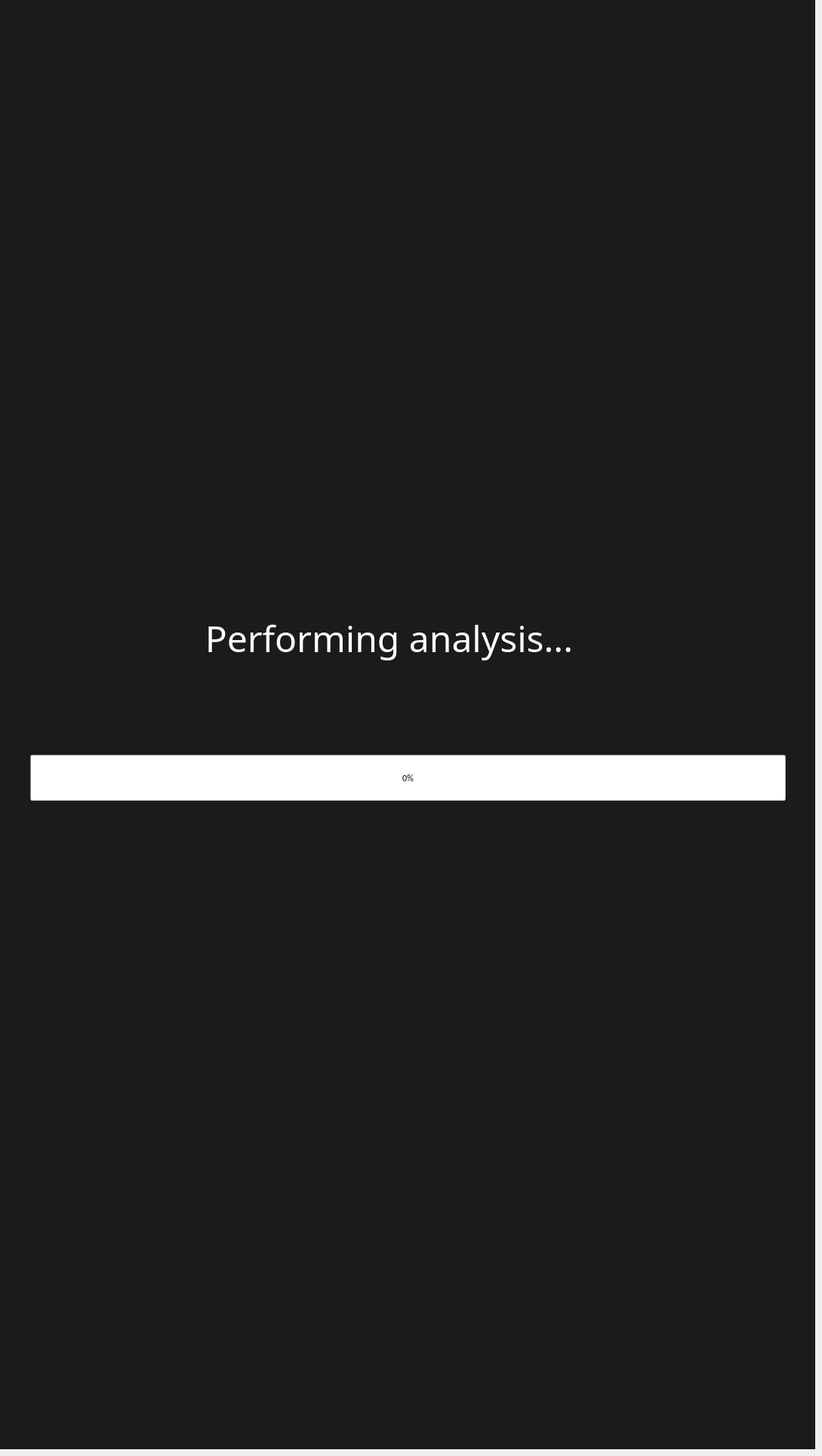
    <widget class="QWidget" name="ScanRunningScreen">
     <widget class="QProgressBar" name="pbar">
      <property name="geometry">
       <rect>
        <x>40</x>
        <y>1000</y>
        <width>1001</width>
        <height>61</height>
       </rect>
      </property>
      <property name="font">
       <font>
        <family>Calibri</family>
       </font>
      </property>
      <property name="value">
       <number>0</number>
      </property>
     </widget>
     <widget class="QLabel" name="label_5">
      <property name="geometry">
       <rect>
        <x>0</x>
        <y>0</y>
        <width>1080</width>
        <height>1920</height>
       </rect>
      </property>
      <property name="styleSheet">
       <string notr="true">background-color: #1b1b1b;
color: white;   </string>
      </property>
      <property name="text">
       <string/>
      </property>
      <property name="scaledContents">
       <bool>true</bool>
      </property>
     </widget>
     <widget class="QLabel" name="performing_analysis_label">
      <property name="geometry">
       <rect>
        <x>210</x>
        <y>730</y>
        <width>611</width>
        <height>231</height>
       </rect>
      </property>
      <property name="font">
       <font>
        <family>Montserrat</family>
        <pointsize>36</pointsize>
       </font>
      </property>
      <property name="styleSheet">
       <string notr="true"> QLabel {
     background-color: #1B1B1B;
     color: #FFFFFF;
}
       </string>
      </property>
      <property name="text">
       <string>Performing analysis...</string>
      </property>
      <property name="alignment">
       <set>Qt::AlignCenter</set>
      </property>
      <property name="wordWrap">
       <bool>true</bool>
      </property>
     </widget>
     <widget class="QLabel" name="test_tube">
      <property name="geometry">
       <rect>
        <x>430</x>
        <y>590</y>
        <width>201</width>
        <height>201</height>
       </rect>
      </property>
      <property name="styleSheet">
       <string notr="true">background-color: 255, 255, 255, 0 ;
color: white;   </string>
      </property>
      <property name="text">
       <string/>
      </property>
      <property name="pixmap">
       <pixmap>CannaCheck_UI_images_1.2/test_tube_tansparent.png</pixmap>
      </property>
      <property name="scaledContents">
       <bool>true</bool>
      </property>
     </widget>
     <zorder>label_5</zorder>
     <zorder>pbar</zorder>
     <zorder>performing_analysis_label</zorder>
     <zorder>test_tube</zorder>
    </widget>
